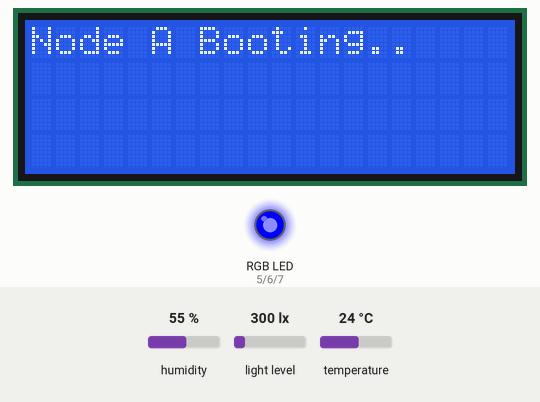
A sketch run on a simulated Arduino Uno, built with avr-gcc and run on an emulated ATmega328P. On the bench: 20×4 character LCD, an RGB LED mixed from three pins (HIGH = lit). The test bench sets the inputs (shaded band); at power-on: humidity 55 %, light level 300 lx, temperature 24 °C. WiFi joins after 1.5 s; servers stay silent unless stated; uploads are accepted with an empty reply; what the sketch prints to the serial monitor is not drawn.

Above: at 0.1 s.
At 1.95 s:
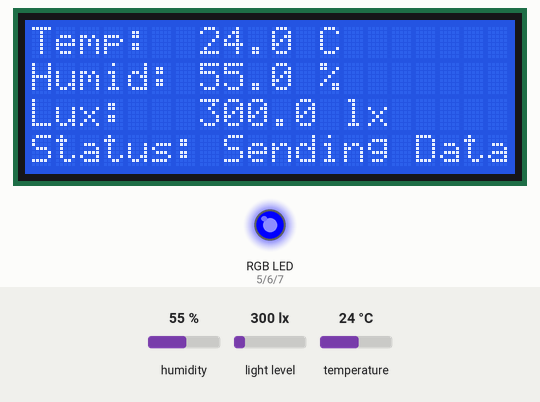
At 2.5 s:
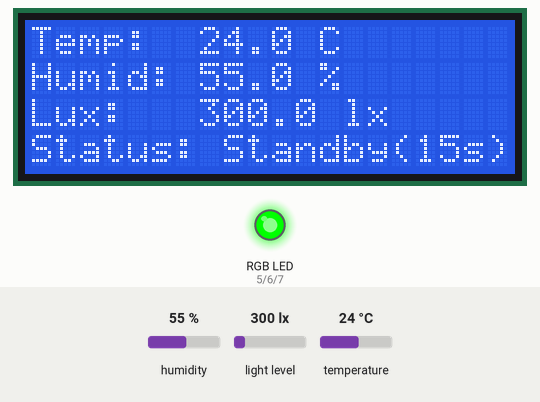
At 17.66 s:
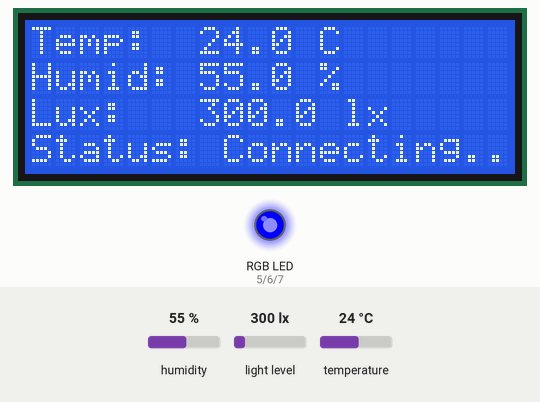
Timing chart, 0 to 35.8 s (numbered marks = the images above):
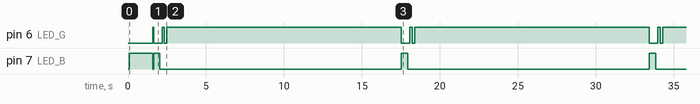

The sketch:

sketch_nodeA_-_Published.ino
```cpp
/*
 Node A: Plant Zone Sensor
 * Description:
 This sketch runs on an Arduino UNO paired with an ESP8266 (ESP-01) via SoftwareSerial.
 It reads temperature and humidity from a BME280/SHT31 sensor, and ambient light (lux)
 from a BH1750 sensor over the I2C bus. The data is packaged into a JSON payload
 and pushed to a Home Assistant Edge Gateway via a REST HTTP POST request.
 * Dependencies:
 - WiFiEsp (by bportaluri)
 - ArduinoJson (by Benoit Blanchon)
 - Adafruit BME280 Library
 - BH1750 (by Christopher Laws)
 * Problem log:
 1. ESP8266 keep time out not able to initialize or connect
 RCA: power problem, not stable enough
 Solution: Switch to external 3.3v power
 2. UNO only has 2k memory, overflow is a big problem to take in the HA token, showing socket failure.
 RCA: Memory overflow
 Solution: Using a static character buffer to avoid heap fragmentation and chunking the massive token into 32-byte blocks using memcpy to bypass the ESP-01 UART buffer limits
 3. Calling API not creating device in HA
 RCA: everything in the memory not write to the config.
 Solution: Define attributes in configuration.yaml on HA OS
 4. Node went offline quietly, everything stopped working
 Solution: add Node A Offline Alert from HA side
 5. When I am not at home, there is nothing I can do when node offline
 Solution: Add self healing protocol that using buildin watch dog to power cycle the arduino chip
 */

#include <SoftwareSerial.h>
#include <WiFiEsp.h>
#include <ArduinoJson.h>
#include <Wire.h>
#include <BH1750.h>
#include <Adafruit_Sensor.h>
#include <Adafruit_BME280.h>
#include <LiquidCrystal_I2C.h>
#include <avr/wdt.h> // For Core AVR Hardware Watchdog Timer

// --- Self-healing & Configuration Variables ---
const unsigned long REBOOT_TIMEOUT = 60000; // 60 seconds timeout
unsigned long lastSuccessTime = 0;

// Wi-Fi & Home Assistant Configuration
char ssid[] = "***";
char pass[] = "***";

char haAddress[] = "192.168.0.86";
int haPort = 8123;

#define HA_TOKEN "***"
#define LED_R 5
#define LED_G 6
#define LED_B 7

SoftwareSerial esp8266(2, 3); // RX=D2, TX=D3
WiFiEspClient client;
int status = WL_IDLE_STATUS;

BH1750 lightMeter;
Adafruit_BME280 bme;
LiquidCrystal_I2C lcd(0x27, 20, 4);

// Helper to change the RGB color
void setLedColor(bool red, bool green, bool blue) {
  digitalWrite(LED_R, red ? HIGH : LOW);
  digitalWrite(LED_G, green ? HIGH : LOW);
  digitalWrite(LED_B, blue ? HIGH : LOW);
}

// Helper to scroll long text on a specific LCD row without overflowing SRAM
void scrollText(int row, const __FlashStringHelper* text, int delayMs) {
  String msg = String(text) + "    "; // Convert flash string and add padding space

  if (msg.length() <= 20) { // If it fits, just print it normally
    lcd.setCursor(0, row);
    lcd.print(msg);
  } else { // If it's too long, scroll it!
    for (unsigned int i = 0; i <= msg.length() - 20; i++) {
      lcd.setCursor(0, row);
      lcd.print(msg.substring(i, i + 20));
      delay(delayMs); // Control the scrolling speed
    }
  }
}

void setup() {
  Serial.begin(9600);
  esp8266.begin(9600);
  Wire.begin();

  lcd.init();
  lcd.backlight();
  lcd.setCursor(0, 0);
  lcd.print(F("Node A Booting.."));

  // Initialize LED Pins
  pinMode(LED_R, OUTPUT);
  pinMode(LED_G, OUTPUT);
  pinMode(LED_B, OUTPUT);

  // Status: BLUE (Initializing / Connecting)
  setLedColor(false, false, true);

  // --- Sensor init ---
  if (!lightMeter.begin()) {
    Serial.println(F("ERROR: BH1750 not found. Check wiring."));
    setLedColor(true, false, false); // RED on Error
  }
  if (!bme.begin(0x76)) {
    Serial.println(F("ERROR: BME280 not found. Try address 0x77."));
    setLedColor(true, false, false); // RED on Error
  }

  // --- WiFi init ---
  WiFi.init(&esp8266);
  if (WiFi.status() == WL_NO_SHIELD) {
    Serial.println(F("ERROR: ESP module not found. Halting."));
    setLedColor(true, false, false); // Solid RED
    while (true); // Hard halt
  }

  while (status != WL_CONNECTED) {
    Serial.print(F("Connecting to: "));
    Serial.println(ssid);
    status = WiFi.begin(ssid, pass);
  }
  Serial.println(F("Connected to network."));

  // Initialize timer after successful boot/connection
  lastSuccessTime = millis();

  // Status: Solid GREEN (Ready and Connected)
  setLedColor(false, true, false);
}

void loop() {
  // --- Check for Reboot Timeout ---
  // If current time exceeds last success by the timeout, trigger watch dog
  if (millis() - lastSuccessTime > REBOOT_TIMEOUT) {
    lcd.clear();
    lcd.setCursor(0, 0);
    lcd.print(F("FATAL NETWORK ERROR"));

    Serial.println(F("CRITICAL: No success for 1 min. Rebooting..."));
    setLedColor(true, false, false); // Solid RED for crash

    // Scrolling function for the long message
    scrollText(1, F("System Crashed! Initializing Self-Healing Protocol!"), 250);

    lcd.setCursor(0, 2);
    lcd.print(F("Rebooting Now..."));
    delay(2000); // Give user time to see the message

    // --- HARDWARE WATCHDOG REBOOT ---
    wdt_enable(WDTO_15MS); // Enable watchdog with a 15-millisecond timeout
    while (true) {}        // Enter an infinite loop to force the watchdog to bite and reboot the chip
  }

  // Read sensors
  float temp     = bme.readTemperature();
  float humidity = bme.readHumidity();
  float lux      = lightMeter.readLightLevel();

  Serial.print(F("Temp: "));    Serial.print(temp);
  Serial.print(F("C  RH: "));   Serial.print(humidity);
  Serial.print(F("%  Lux: "));  Serial.println(lux);

  lcd.clear();

  // Line 1: Temperature
  lcd.setCursor(0, 0);
  lcd.print(F("Temp:  "));
  lcd.print(temp, 1);
  lcd.print(F(" C"));

  // Line 2: Humidity
  lcd.setCursor(0, 1);
  lcd.print(F("Humid: "));
  lcd.print(humidity, 1);
  lcd.print(F(" %"));

  // Line 3: Brightness
  lcd.setCursor(0, 2);
  lcd.print(F("Lux:   "));
  lcd.print(lux, 1);
  lcd.print(F(" lx"));

  // Build JSON Payload
  StaticJsonDocument<200> doc;
  doc["state"] = temp;
  JsonObject attributes = doc.createNestedObject("attributes");
  attributes["unit_of_measurement"] = "C";
  attributes["friendly_name"]       = "Node A Climate";
  attributes["humidity"]            = humidity;
  attributes["lux"]                 = lux;

  char jsonBuffer[200];
  serializeJson(doc, jsonBuffer, sizeof(jsonBuffer));
  int jsonLen = strlen(jsonBuffer);

  // --- Network Communication Block ---
  Serial.println(F("Connecting to Home Assistant..."));
  setLedColor(false, false, true); // Status: BLUE (Attempting transmission)

  lcd.setCursor(0, 3);
  lcd.print(F("Status: Connecting.."));

  if (!client.connect(haAddress, haPort)) {
    Serial.println(F("ERROR: Connection failed. Retrying in 15s."));
    setLedColor(true, false, false); // Status: RED (Connection failed)

    // Scroll the long failure message on the 4th line (index 3)
    scrollText(3, F("Status: Connection Failure! Retrying..."), 200);

    delay(15000);
    return; // Exit loop early to retry, WITHOUT updating lastSuccessTime!
  }

  Serial.println(F("Connected. Sending request..."));

  lcd.setCursor(0, 3);
  lcd.print(F("Status: Sending Data"));

  // Send HTTP request headers
  client.print(F("POST /api/states/sensor.node_a_climate HTTP/1.1\r\n"));
  client.print(F("Host: "));
  client.print(haAddress);
  client.print(F("\r\n"));

  // Authorization — Token chunking (to bypass ESP8266 buffer overflow limits)
  client.print(F("Authorization: Bearer "));
  const char* token = HA_TOKEN;
  int tokenLen = strlen(token);
  for (int i = 0; i < tokenLen; i += 32) {
    int chunkSize = min(32, tokenLen - i);
    char chunk[33];
    memcpy(chunk, token + i, chunkSize);
    chunk[chunkSize] = '\0';
    client.print(chunk);
    delay(10);
  }
  client.print(F("\r\n"));

  // Remaining headers & JSON Body
  client.print(F("Content-Type: application/json\r\n"));
  client.print(F("Content-Length: "));
  client.print(jsonLen);
  client.print(F("\r\n"));
  client.print(F("Connection: close\r\n\r\n"));
  client.print(jsonBuffer);

  Serial.println(F("Payload sent. Waiting for response..."));

  // Read response with 5s timeout
  unsigned long timeout = millis();
  while (millis() - timeout < 5000) {
    while (client.available()) {
      char c = client.read();
      Serial.write(c);
      timeout = millis(); // Reset timeout as long as data is flowing
    }
    // Break the loop only if the connection is closed AND the buffer is totally empty
    if (!client.connected() && !client.available()) {
      break;
    }
  }

  client.stop();
  Serial.println(F("\nConnection closed."));

  // ---> CRITICAL FIX: Reset the Watchdog timer here because upload was successful!
  lastSuccessTime = millis();

  // LCD Update: Clear line 3 with spaces to remove artifacts, then print standby
  lcd.setCursor(0, 3);
  lcd.print(F("Status: Standby(15s)"));

  // Status LED: Flash GREEN twice to indicate successful data push
  setLedColor(false, false, false); delay(150);
  setLedColor(false, true, false);  delay(150);
  setLedColor(false, false, false); delay(150);
  setLedColor(false, true, false);

  // Wait 15 seconds before the next sensor reading cycle
  delay(15000);
}
```

Measured:
- by itself, pin 6 (LED_G): repeats every 15.9 s: HIGH 0.15 s, LOW 0.15 s, HIGH 15.1 s, LOW 0.55 s
- by itself, pin 7 (LED_B): repeats every 15.9 s: HIGH 0.40 s, LOW 15.5 s
- by itself, everything shown: repeats every 15.9 s, in 6 steps
- what the display in image 2 shows lasts 15.6 s, from 2.0 s to 17.6 s
